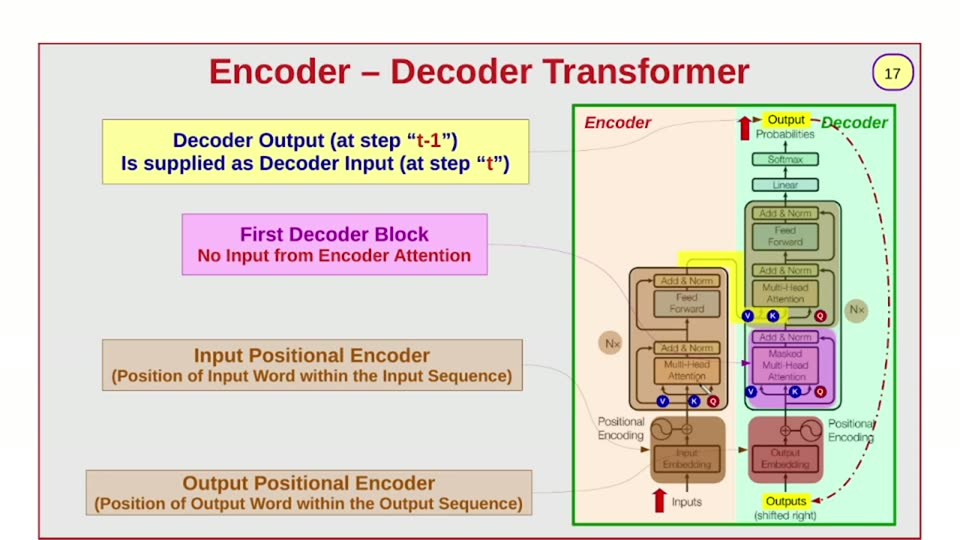
#> input picture videos/deep-learning/001_transformers_part1/unique_slides/slide_017.jpg, 960 x 540 px, found by its file name
$ python scan5.py
#> lines starting #> are read from the running program, lines starting #| are printed output that depends on the picture; after the words box and inside, x2 and y2 are one past the last pixel; in counts of white or black regions, pixels touching at a corner belong together
#!/usr/bin/env python3
"""h=1 layer internals: input strips, W boxes, Dot Product, pills, Sigma, V path, bottom strip."""
from PIL import Image
import numpy as np

F = "/home/ahmed/Projects/ai_llm_slides/videos/deep-learning/002_transformers_part2/unique_slides/slide_017.jpg"
im = Image.open(F).convert("RGB")
#> im is the input picture: PIL image 960x540 RGB; mean R, G, B 222.3, 215.5, 203.7
a = np.asarray(im).astype(int)
H, W = a.shape[:2]
#> H = 540; W = 960

def hruns(y, x0, x1, min_len=3, sat_min=22, dark_max=160):
    row = a[y, x0:x1]
    out = []; s = None
    for x in range(x1 - x0):
        r, g, b = row[x]
        sat = max(r, g, b) - min(r, g, b)
        dark = max(r, g, b) < dark_max
        nb = (sat >= sat_min) or dark
        if nb and s is None: s = x
        elif not nb and s is not None:
            if x - s >= min_len:
                med = np.median(row[s:x], axis=0).astype(int)
                out.append((s + x0, x - 1 + x0, "#%02X%02X%02X" % tuple(med)))
            s = None
    if s is not None:
        med = np.median(row[s:], axis=0).astype(int)
        out.append((s + x0, x1 - 1, "#%02X%02X%02X" % tuple(med)))
    return out

def vruns(x, y0, y1, min_len=3, sat_min=22, dark_max=160):
    col = a[y0:y1, x]
    out = []; s = None
    for y in range(y1 - y0):
        r, g, b = col[y]
        sat = max(r, g, b) - min(r, g, b)
        dark = max(r, g, b) < dark_max
        nb = (sat >= sat_min) or dark
        if nb and s is None: s = y
        elif not nb and s is not None:
            if y - s >= min_len:
                med = np.median(col[s:y], axis=0).astype(int)
                out.append((s + y0, y - 1 + y0, "#%02X%02X%02X" % tuple(med)))
            s = None
    if s is not None:
        med = np.median(col[s:], axis=0).astype(int)
        out.append((s + y0, y1 - 1, "#%02X%02X%02X" % tuple(med)))
    return out

print("== h1 left zone horizontal scans (input strips + gold W col + K strips) ==")
for y in [295, 300, 305, 312, 318, 325, 332, 338, 345, 352, 360, 368, 375, 382, 390, 398, 405, 412, 418, 425]:
    print(f"y={y}: {hruns(y, 70, 280)}")
#> this loop made 20 passes
#> med in hruns on passes 9 to 15: [221, 206, 189], [222, 205, 185], [222, 205, 187], [223, 205, 187], [202, 157, 115], [225, 203, 176], [163, 150, 137]

print("\n== vertical scan x=110 (input strip col), x=150 (gold W col), x=200 (dot product) ==")
for x in [85, 100, 110, 120, 135, 150, 165, 180, 195, 205, 215, 225, 240, 250]:
    print(f"x={x}: {vruns(x, 260, 520)}")

print("\n== pills row zone y=280..310 x=260..480 (Similarity / Probabilities ovals) ==")
for y in [283, 288, 293, 298, 303, 308]:
    print(f"y={y}: {hruns(y, 250, 500)}")

print("\n== middle zone x=260..540 y=300..460 (Scaling pill, Softmax pill, Sigma, tensors) ==")
for y in [320, 340, 360, 380, 400, 420, 440, 455]:
    print(f"y={y}: {hruns(y, 250, 545)}")

print("\n== right zone x=540..780 y=280..470 (V labels, W_v gold, output strips) ==")
for y in [300, 320, 340, 360, 380, 400, 420, 440, 460]:
    print(f"y={y}: {hruns(y, 540, 780)}")
#> this loop made 9 passes
#> med in hruns on passes 1 to 9: [186, 172, 135], [208, 174, 138], [197, 147, 139], [209, 130, 197], [208, 130, 197], [207, 143, 228], [183, 114, 113], [183, 115, 110], [178, 134, 100]

print("\n== bottom zone y=460..515 x=70..770 (bottom strip, W_q, q, red arrow) ==")
for y in [465, 472, 478, 484, 490, 496, 502]:
    print(f"y={y}: {hruns(y, 70, 770)}")
#> this loop made 7 passes
#> med in hruns on passes 1 to 7: [180, 106, 103], [148, 75, 73], [186, 116, 112], [253, 237, 219], [253, 237, 221], [253, 237, 221], [251, 237, 221]

print("\n== legend zone y=440..515 x=720..920 ==")
for y in [445, 455, 465, 475, 485, 495, 505]:
    print(f"y={y}: {hruns(y, 700, 925)}")

print("\n== swoosh zone (thick red curved arrow) x=580..850 y=300..520 ==")
m = (np.abs(a - np.array([200, 30, 30])).max(axis=2) <= 60)
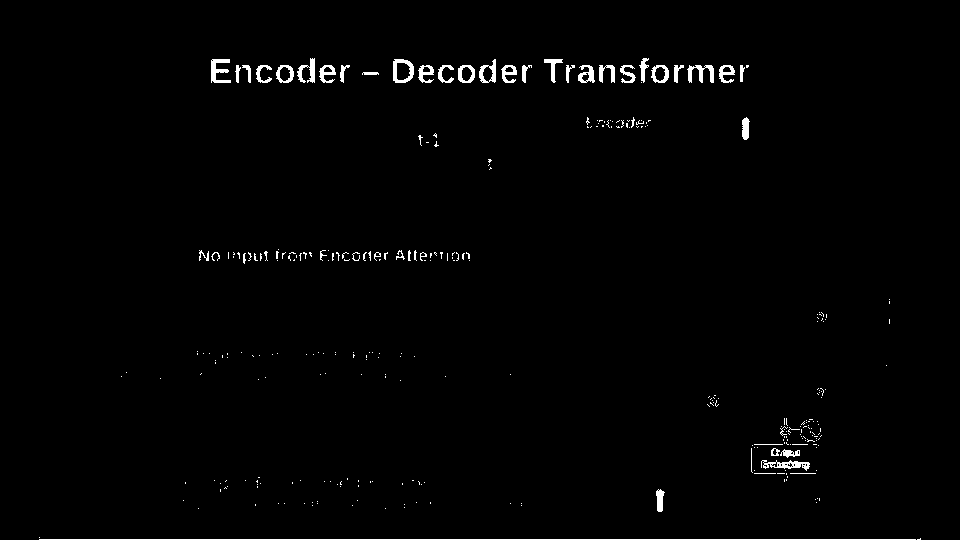
#> m: shape (540, 960) bool; 1.3% white; 319 white regions (270 under 20 px), largest, box (x1, y1, x2, y2) and area: (39, 539, 916, 540) 877, (211, 59, 231, 83) 264, (761, 460, 810, 471) 256
sub = m[280:540, 560:900]
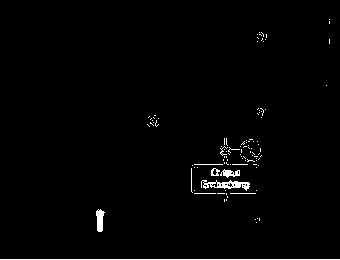
#> sub: shape (260, 340) bool; 1.4% white in thin lines or dots
ys, xs = np.nonzero(sub)
#> ys = 1249 values from 19 to 259; xs = 1249 values, max 339 at index 1248, min 0 at index 909, mean 197.1
print(f"red ink in swoosh zone: ({xs.min()+560},{ys.min()+280})-({xs.max()+560},{ys.max()+280}) n={len(xs)}")
#| red ink in swoosh zone: (560,299)-(899,539) n=1249
# red-ish text (blue label +H* Heads?)
print("\n== blue-ish ink zone x=580..800 y=380..460 ==")
mb = (np.abs(a - np.array([0, 112, 192])).max(axis=2) <= 70)
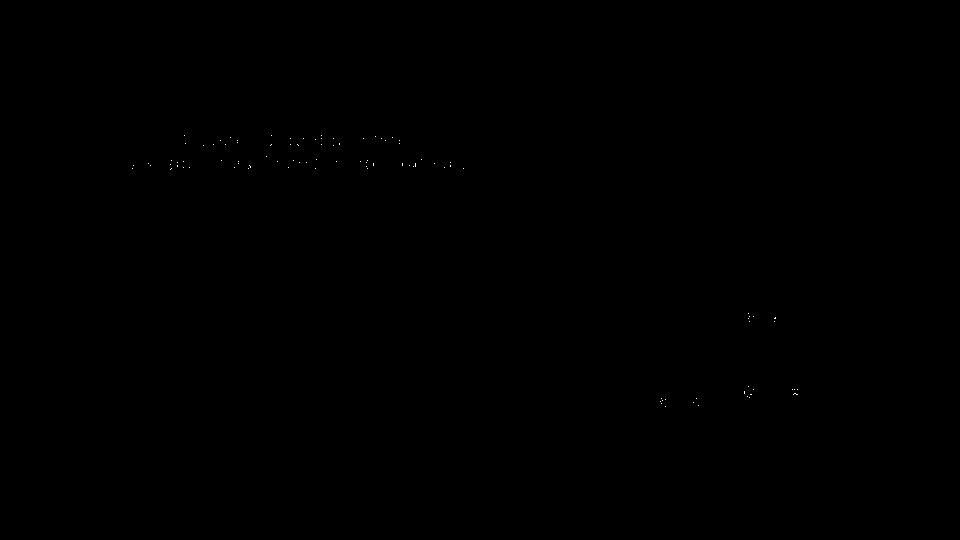
#> mb: shape (540, 960) bool; 0.02% white in thin lines or dots, all inside (x1, y1, x2, y2) = (132, 135, 798, 407)
subb = mb[300:520, 560:900]
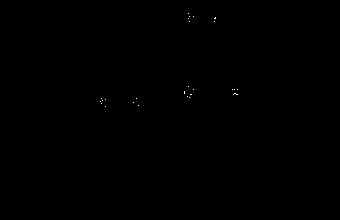
#> subb: shape (220, 340) bool; 0.05% white in thin lines or dots, all inside (x1, y1, x2, y2) = (100, 13, 238, 107)
ys2, xs2 = np.nonzero(subb)
#> ys2 = 35 values from 13 to 106; xs2 = 35 values, max 237 at index 13, min 100 at index 30, mean 182.7
if len(xs2): print(f"blue ink: ({xs2.min()+560},{ys2.min()+300})-({xs2.max()+560},{ys2.max()+300}) n={len(xs2)}")
#| blue ink: (660,313)-(797,406) n=35
else: print("none")

$ run again, with videos/deep-learning/001_transformers_part1/unique_slides/slide_007.jpg copied over videos/deep-learning/001_transformers_part1/unique_slides/slide_017.jpg
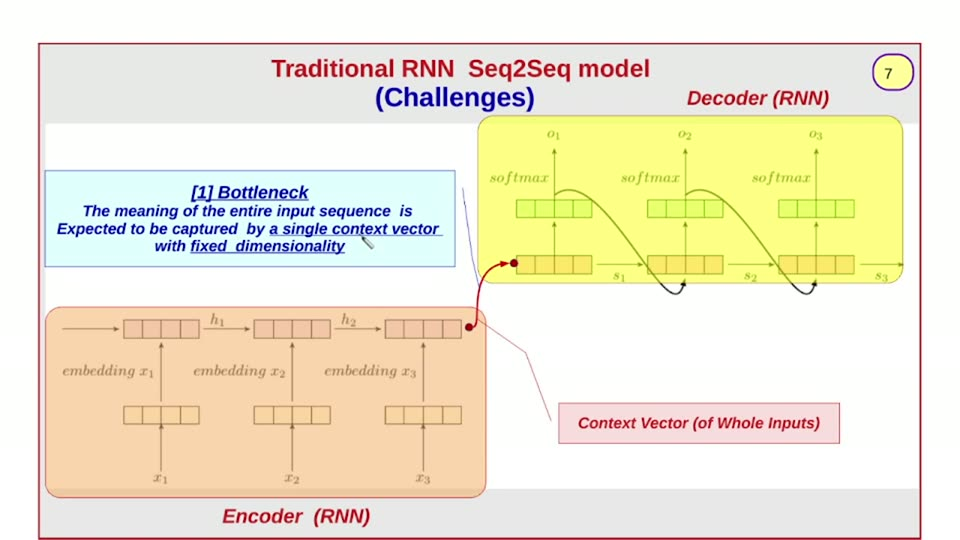
#> input picture videos/deep-learning/001_transformers_part1/unique_slides/slide_007.jpg, 960 x 540 px, found by its file name
#> im is the input picture: PIL image 960x540 RGB; mean R, G, B 239.3, 232.5, 210
#> the loop `for y in [295, 300, 305, 312, 318, 325, 332, 338, 345, 352, 360, 368, ..` made 20 passes
#> med in hruns on passes 4 to 11: [248, 213, 172], [242, 206, 173], [243, 201, 168], [244, 205, 169], [244, 209, 169], [248, 213, 173], [248, 213, 173], [248, 213, 173]
#> the loop `for x in [85, 100, 110, 120, 135, 150, 165, 180, 195, 205, 215, 225, 2..` made 14 passes
#> med in vruns on passes 12 to 14: [148, 37, 48], [251, 179, 192], [150, 18, 35]
#> the loop `for y in [283, 288, 293, 298, 303, 308]:` made 6 passes
#> med in hruns on pass 1: [224, 223, 170]
#> the loop `for y in [300, 320, 340, 360, 380, 400, 420, 440, 460]:` made 9 passes
#> med in hruns on passes 7 to 8: [213, 121, 132], [253, 221, 224]
#> m: shape (540, 960) bool; 0.74% white in thin lines or dots, all inside (x1, y1, x2, y2) = (39, 59, 921, 540)
#> `sub = m[280:540, 560:900]`:
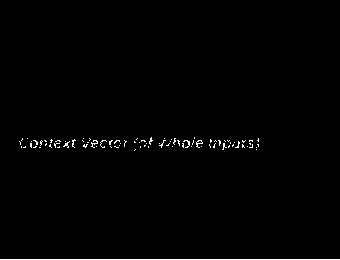
#> sub: shape (260, 340) bool; 0.93% white in thin lines or dots, all inside (x1, y1, x2, y2) = (0, 137, 340, 260)
#> ys = 823 values from 137 to 259; xs = 823 values, max 339 at index 822, min 0 at index 483, mean 152
#| red ink in swoosh zone: (560,417)-(899,539) n=823
#> `mb = (np.abs(a - np.array([0, 112, 192])).max(axis=2) <= 70)`:
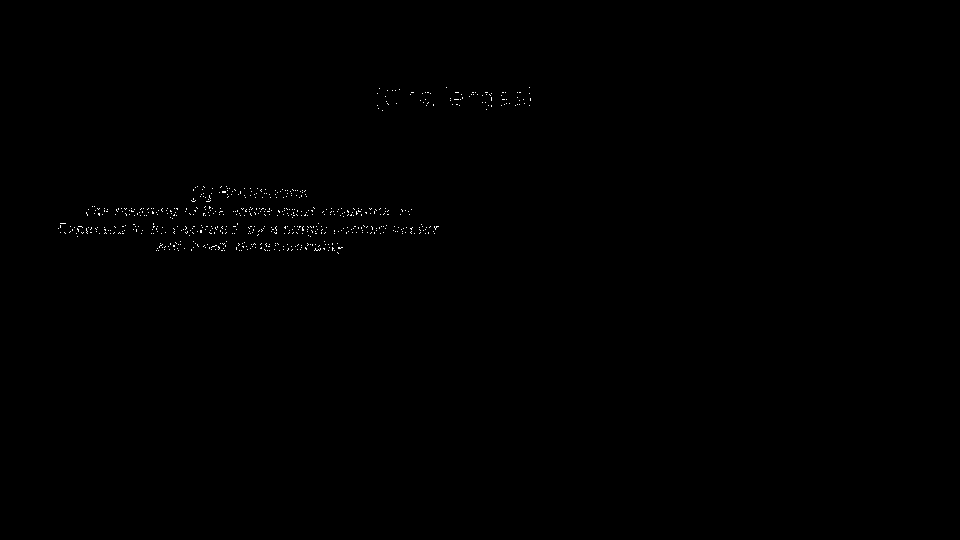
#> mb: shape (540, 960) bool; 0.2% white in thin lines or dots, all inside (x1, y1, x2, y2) = (58, 87, 531, 254)
#> subb: shape (220, 340) bool; every value is 0
#> ys2 = empty array
